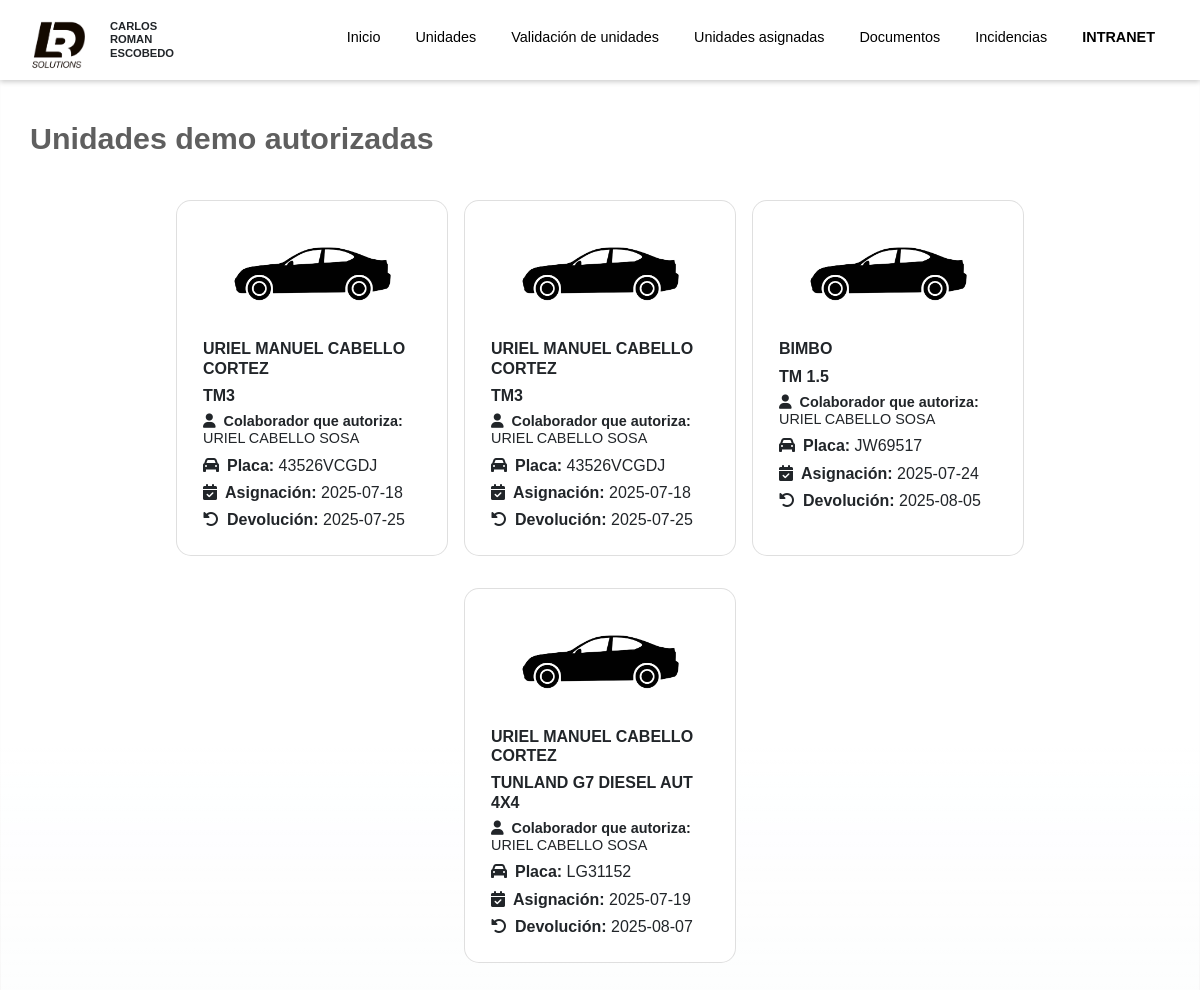
Screenshot of /Cliente/interfaces/proceso_asignacion_demo.php (signed in) with the database file from the repository.
### tables this page shows
CREATE TABLE `colaboradores` (
  `id_colaborador` int(11) NOT NULL,
  `numero_colaborador` varchar(6) DEFAULT NULL,
  `nombre_1` varchar(30) DEFAULT NULL,
  `nombre_2` varchar(30) DEFAULT NULL,
  `nombre_fav` varchar(30) DEFAULT NULL,
  `apellido_paterno` varchar(30) DEFAULT NULL,
  `apellido_materno` varchar(30) DEFAULT NULL,
  `fecha_nacimiento` date DEFAULT NULL,
  `genero` varchar(10) DEFAULT NULL,
  `curp` varchar(18) DEFAULT NULL,
  `nss` varchar(11) DEFAULT NULL,
  `rfc` varchar(13) DEFAULT NULL,
  `id_tipo_estado_civil` int(10) DEFAULT NULL,
  `numero_hijos` int(11) DEFAULT NULL,
  `telefono_personal` varchar(15) DEFAULT NULL,
  `domicilio` text DEFAULT NULL,
  `id_tipo_sangre` int(11) DEFAULT NULL,
  `operaciones_previas` varchar(200) NOT NULL,
  `enfermedades_cronicas` varchar(200) NOT NULL,
  `email_personal` varchar(200) DEFAULT NULL,
  `id_contacto` int(11) DEFAULT NULL,
  `email_corporativo` varchar(70) DEFAULT NULL,
  `email_corporativo_2` varchar(70) DEFAULT NULL,
  `telefono_corporativo` varchar(21) DEFAULT NULL,
  `fecha_ingreso` date DEFAULT NULL,
  `fecha_salida` date DEFAULT NULL,
  `id_empresa` int(11) DEFAULT NULL,
  `id_direccion` int(11) DEFAULT NULL,
  `id_sede` int(11) DEFAULT NULL,
  `id_area` int(11) DEFAULT NULL,
  `id_puesto` int(11) DEFAULT NULL,
  `id_turno_trabajo` int(11) DEFAULT NULL,
  `id_kit_bienvenida` int(11) DEFAULT NULL,
  `id_jefe_directo` int(11) DEFAULT NULL,
  `fecha_alta_imss` date DEFAULT NULL,
  `id_tipo_contrato` int(11) DEFAULT NULL,
  `sueldo_neto` decimal(10,0) DEFAULT NULL,
  `sueldo_bruto` decimal(10,0) DEFAULT NULL,
  `id_tipo_pago` int(11) DEFAULT NULL,
  `id_banco` int(11) DEFAULT NULL,
  `cuenta_bancaria` varchar(20) DEFAULT NULL,
  `clabe_interbancaria` varchar(18) DEFAULT NULL,
  `id_estado_colaborador` int(11) DEFAULT NULL,
  `id_estatus_colaborador` int(11) DEFAULT NULL,
  `fecha_guardado` date DEFAULT NULL,
  `fecha_actualizacion` date DEFAULT NULL,
  `id_colaborador_creacion` int(6) DEFAULT NULL,
  `id_colaborador_ultima_actualizacion` int(11) DEFAULT NULL
);

CREATE TABLE `asignacion_unidad_demo` (
  `id_asignacion_unidad_demo` int(11) NOT NULL,
  `id_unidad` int(11) NOT NULL,
  `id_colaborador_que_asigna` int(11) NOT NULL,
  `id_persona_fisica` int(11) DEFAULT NULL,
  `id_persona_moral` int(11) DEFAULT NULL,
  `fecha_prestamo` date NOT NULL,
  `fecha_devolucion` date NOT NULL,
  `objetivo_prestamo` text DEFAULT NULL,
  `comentarios` text DEFAULT NULL,
  `id_autorizador` int(11) DEFAULT NULL,
  `autorizacion` varchar(20) NOT NULL,
  `id_creador_comodato_demo` int(11) DEFAULT NULL,
  `fecha_creacion_comodato` date DEFAULT NULL,
  `archivo_comodato_sin_firmar` varchar(200) NOT NULL,
  `id_estatus_comodato_demo` int(11) DEFAULT NULL,
  `archivo_comodato_firmado` varchar(200) NOT NULL,
  `motivo_rechazo_comodato` varchar(200) NOT NULL,
  `id_estado_prueba_demo` int(11) DEFAULT NULL
);

CREATE TABLE `personas_fisicas` (
  `id_persona_fisica` int(11) NOT NULL,
  `id_registrador_persona_fisica` int(11) NOT NULL,
  `nombre_1` varchar(100) NOT NULL,
  `nombre_2` varchar(100) NOT NULL,
  `apellido_paterno` varchar(100) NOT NULL,
  `apellido_materno` varchar(100) NOT NULL,
  `genero` varchar(4) NOT NULL,
  `seccion` int(4) NOT NULL,
  `vigencia` varchar(9) NOT NULL,
  `archivo_ine` varchar(200) NOT NULL,
  `curp` varchar(18) NOT NULL,
  `archivo_curp` varchar(200) NOT NULL,
  `rfc` varchar(13) NOT NULL,
  `archivo_rfc` varchar(200) NOT NULL,
  `domicilio` text NOT NULL,
  `archivo_domicilio` varchar(200) NOT NULL
);

CREATE TABLE `modelos` (
  `id_modelo` int(11) NOT NULL,
  `id_marca` int(11) NOT NULL,
  `nombre_modelo` varchar(50) NOT NULL
);

CREATE TABLE `unidades` (
  `id_unidad` int(11) NOT NULL,
  `id_creador_unidad` int(11) DEFAULT NULL,
  `id_modelo` int(11) NOT NULL,
  `id_estado_unidad` int(11) NOT NULL,
  `id_estatus_unidad` int(11) NOT NULL,
  `id_tipo_unidad` int(11) NOT NULL,
  `id_tipo_adquisicion` int(11) NOT NULL,
  `id_sede` int(11) NOT NULL,
  `placa` varchar(20) NOT NULL,
  `vin` varchar(20) NOT NULL,
  `numero_motor` varchar(11) NOT NULL DEFAULT '""',
  `costo_neto` decimal(10,2) NOT NULL,
  `id_color` int(11) NOT NULL,
  `img_unidad` varchar(50) DEFAULT NULL,
  `fecha_adquisicion` date DEFAULT NULL,
  `año_unidad` year(4) NOT NULL,
  `id_arrendadora` int(11) DEFAULT NULL,
  `folio_factura` varchar(200) NOT NULL DEFAULT 'SIN FACTURA',
  `ultimo_kilometraje` decimal(10,2) NOT NULL,
  `ultima_ubicacion` varchar(100) NOT NULL,
  `capacidad_carga` float(10,2) DEFAULT NULL,
  `capacidad_pasajeros` int(11) DEFAULT NULL,
  `id_tipo_combustible` int(11) DEFAULT NULL,
  `id_traccion` int(11) DEFAULT NULL,
  `tipo_carrceria` varchar(100) DEFAULT NULL,
  `numero_puertas` int(11) DEFAULT NULL,
  `numero_asientos` int(11) DEFAULT NULL,
  `id_tipo_caja` int(11) DEFAULT NULL,
  `id_tipo_freno` int(11) DEFAULT NULL,
  `id_tipo_suspencion` int(11) DEFAULT NULL,
  `numero_ejes` int(11) DEFAULT NULL,
  `id_tipo_uso` int(11) DEFAULT NULL,
  `camara_reversa` int(11) DEFAULT NULL,
  `sensores_reversa` int(11) DEFAULT NULL
);

CREATE TABLE `personas_morales` (
  `id_persona_moral` int(11) NOT NULL,
  `id_registrador_persona_moral` int(11) NOT NULL,
  `organizacion_institucion` varchar(100) NOT NULL,
  `identificacion_representante_legal_seccion` varchar(20) NOT NULL,
  `vigencia` varchar(9) NOT NULL,
  `archivo_identificacion_representante_legal` varchar(200) NOT NULL,
  `archivo_poder_representante_legal` varchar(200) NOT NULL,
  `rfc_moral` varchar(12) NOT NULL,
  `archivo_rfc_moral` varchar(200) NOT NULL,
  `domicilio` text NOT NULL,
  `archivo_domiclio_moral` varchar(200) NOT NULL,
  `archivo_escritura_constitutiva` varchar(200) NOT NULL,
  `archivo_escrituras_estatus_sociales` varchar(200) NOT NULL
);

### Servidor/componentes/obtener_unidades_utorizadas_demos.php (the view, shortened to what this page needs)
<?php
include("../../Servidor/conexion.php");
$sqlobtenerunidadesdemoautorizadas = "SELECT unid.img_unidad,
                uda.id_asignacion_unidad_demo,
                uda.id_unidad,
                uda.id_colaborador_que_asigna,
                uda.id_persona_fisica,
                uda.autorizacion,
                pf.id_persona_fisica,
                pf.nombre_1,
                pf.nombre_2,
                pf.apellido_paterno,
                pf.apellido_materno,
                pm.id_persona_moral,
                pm.organizacion_institucion,
                model.nombre_modelo,
                unid.placa,
                uda.fecha_prestamo,
                uda.fecha_devolucion,
                uda.id_colaborador_que_asigna,
                ca.nombre_1 AS nombre1colaborador,
                ca.nombre_2 AS nombre2colaborador,
                ca.apellido_paterno AS apellidopcolaborador,
                ca.apellido_materno AS apellidomcolaborador,
                aud.nombre_1 AS nombre1autorizador,
                aud.nombre_2 AS nombre2autorizador,
                aud.apellido_paterno AS apellidopautorizador,
                aud.apellido_materno AS apellidomautorizador
            FROM asignacion_unidad_demo AS uda
            LEFT JOIN unidades AS unid
            ON uda.id_unidad = unid.id_unidad
            LEFT JOIN modelos AS model
            ON unid.id_modelo = model.id_modelo
            LEFT JOIN personas_fisicas AS pf
            ON uda.id_persona_fisica = pf.id_persona_fisica
            LEFT JOIN personas_morales AS pm
            ON uda.id_persona_moral = pm.id_persona_moral
            LEFT JOIN colaboradores AS aud
            ON uda.id_autorizador = aud.id_colaborador
            INNER JOIN colaboradores AS ca
            ON uda.id_colaborador_que_asigna = ca.id_colaborador
            WHERE uda.autorizacion = 'APROVADO'";
$resultado = $conexion->query($sqlobtenerunidadesdemoautorizadas);
echo '<div id="vistaCards">';
while ($fila = $resultado->fetch_assoc()) {
    if (($fila['id_persona_fisica'] || $fila['id_persona_moral']) && $fila['autorizacion'] === 'APROVADO') {
        $tipo_solicitante = isset($fila['id_persona_fisica']) && $fila['id_persona_fisica'] ? 'fisica' : 'moral';
        echo '<div class="card mb-3 card-solicitante tipo-' . $tipo_solicitante . '">';
        echo '<div class="cardheader">
            <img src="../../Servidor/archivos/imagenes/imagenes_unidades/' . $fila['img_unidad'] . '" onerror="this.src=\'../../Cliente/img/unidades/carro_desconocido.png\'" class="card-img-top img-fluid imgcard" alt="...">
        </div>
        <div class="card-body">';
        if (isset($fila['id_persona_fisica']) && $fila['id_persona_fisica']) {
            echo '<h6 class="card-title"><b>' .
                $fila['nombre_1'] . ' ' . $fila['nombre_2'] . ' ' . $fila['apellido_paterno'] . ' ' . $fila['apellido_materno'] .
                '</b></h6>';
        } elseif (isset($fila['organizacion_institucion'])) {
            echo '<h6 class="card-title"><b>' . $fila['organizacion_institucion'] . '</b></h6>';
        } else {
            echo '<h6 class="card-title text-danger"><b>Sin datos del solicitante</b></h6>';
        }
        echo '<h6 class="card-title"><b>' . $fila['nombre_modelo'] . '</b></h6>
            <h6 class="card-text" style="font-size: 0.9rem;"><i class="fas fa-user me-2"></i><b>Colaborador que autoriza: </b>' . $fila['nombre1autorizador'] . ' ' . $fila['nombre2autorizador'] . ' ' . $fila['apellidopautorizador'] . ' ' . $fila['apellidomautorizador'] . '</h6>
            <h6 class="card-text"><i class="fas fa-car me-2"></i><b>Placa: </b>' . $fila['placa'] . '</h6>
            <h6 class="card-text"><i class="fas fa-calendar-check me-2"></i><b>Asignación: </b>' . $fila['fecha_prestamo'] . '</h6>
            <h6 class="card-text"><i class="fas fa-undo-alt me-2"></i><b>Devolución: </b>' . ($fila['fecha_devolucion'] != '0000-00-00' ? $fila['fecha_devolucion'] : '') .
            '</h6>
        </div>
        </div>';
    }
}
echo '</div>';
?>

### Cliente/interfaces/proceso_asignacion_demo.php (shortened to what this page needs)
<!doctype html>
<html lang="en">
<head>
    <link href="https://cdn.jsdelivr.net/npm/bootstrap@5.1.3/dist/css/bootstrap.min.css" rel="stylesheet">
    <link rel="stylesheet" type="text/css" href="https://cdn.jsdelivr.net/npm/toastify-js/src/toastify.min.css">
    <link rel="stylesheet" href="https://cdnjs.cloudflare.com/ajax/libs/font-awesome/6.0.0-beta3/css/all.min.css">
    <link rel="stylesheet" href="../css/estilos.css?v=1">
</head>
<body>
    <?php
    include("../include/menu.php");
    ?>
    <div class="cuadroblancocontenido">
        <?php include("../modulos/modulo_proceso_asignacion_demo.php"); ?>
    </div>
</body>
</html>

### Cliente/include/menu.php (shortened to what this page needs)
<?php
include_once '../../Servidor/conexion.php';
$colaborador = $_SESSION['id_colaborador'];
$sql = "SELECT id_usuario FROM usuarios WHERE id_colaborador = $colaborador";
$resultado = $conexion->query($sql);
$id_usuario = $resultado->fetch_assoc()['id_usuario'];
$sql = "SELECT id_tipo_usuario FROM usuarios WHERE id_usuario = $id_usuario";
$resultado = $conexion->query($sql);
$id_tipo_usuario = $resultado->fetch_assoc()['id_tipo_usuario'];
?>
<nav class="navbar">
<div class="icono">
    <h5 class="txtnombreusuario"><?php
    include("../include/nombre_icono.php");
    ?></h5>
</div>
    <ul class="menu">
        <?php if ($id_tipo_usuario == 1): ?>
            <li ><a class="menulist" href="inicio.php">Inicio</a></li>
            <li ><a class="menulist" href="unidades.php">Unidades</a></li>
            <li ><a class="menulist" href="validacion_unidades_comodato.php">Validación de unidades</a></li>
            <li ><a class="menulist" href="unidades_asignadas.php">Unidades asignadas</a></li>
            <li ><a class="menulist" href="documentos.php">Documentos</a></li>
            <li ><a class="menulist" href="incidencias.php">Incidencias</a></li>
        <?php elseif ($id_tipo_usuario == 4):  ?>
            <li ><a class="menulist" href="inicio.php">Inicio</a></li>
            <li ><a class="menulist" href="unidades.php">Unidades</a></li>
            <li ><a class="menulist" href="unidades_demo_asignadas.php">Unidades demo asignadas</a></li>
        <?php elseif ($id_tipo_usuario == 2):  ?>
            <li ><a class="menulist" href="inicio.php">Inicio</a></li>
            <li ><a class="menulist" href="historial_comodatos.php">Historial de COMODATOS</a></li>
            <li ><a class="menulist" href="comodatos.php">COMODATOS</a></li>
        <?php elseif ($id_tipo_usuario == 7): ?>
            <li ><a class="menulist" href="inicio.php">Inicio</a></li>
            <li ><a class="menulist" href="autorizaciones_demos_personas_fisicas.php">Autorizaciones</a></li>
            <li ><a class="menulist" href="unidades_autorizadas.php">Unidades autorizadas</a></li>
        <?php elseif ($id_tipo_usuario == 9): ?>
            <li ><a class="menulist" href="inicio.php">Inicio</a></li>
            <li ><a class="menulist" href="pruebas_demos.php">Pruebas</a></li>
            <li ><a class="menulist" href="resultados_finales_pruebas_demos.php">Resultados finales</a></li>
        <?php endif; ?>
        <li ><a class="menulist" href="http://localhost/intranet/LDRHSystem/Cliente/interfaces/Inicio.php"><strong>INTRANET</strong></a></li>
    </ul>
</nav>

### Cliente/include/nombre_icono.php
<div  >
    <p>
                    <?php include('../../Servidor/sesiones/obtener_nombre_icono.php')?>
            </p>
</div>

### Servidor/sesiones/obtener_nombre_icono.php (shortened to what this page needs)
<?php
include("../../Servidor/conexion.php");
$id_colaborador = $_SESSION['id_colaborador'];
$sql = "SELECT nombre_fav, apellido_paterno, apellido_materno FROM colaboradores WHERE id_colaborador = $id_colaborador";
$resultado = $conexion->query($sql);
if ($resultado->num_rows > 0) {
    $fila = $resultado->fetch_assoc();
    echo $fila['nombre_fav'] . " " . $fila['apellido_paterno'] . " " . $fila['apellido_materno'];
}

### Cliente/modulos/modulo_proceso_asignacion_demo.php (shortened to what this page needs)
<div class="contenedormisunidades">
    <h5 class="titulosletrasunidadescliente text-nowrap">Unidades demo autorizadas</h5>
    <div class="contenedorcardunidadescliente">
        <?php include("../../Servidor/componentes/obtener_unidades_utorizadas_demos.php"); ?>
</div>

### Cliente/css/estilos.css (style rules this page uses)
.cuadroblancocontenido { position: absolute; top: 0px; left: 0px; width: 100%; height: 100%; background: linear-gradient(to bottom, rgba(255, 255, 255, 0.966) 75%, rgba(255, 255, 255, 0.884) 100%); overflow-y: scroll; }
* { margin: 0; padding: 0; box-sizing: border-box; }
body { font-family: Arial, sans-serif; padding-top: 60px; }
.navbar { width: 100%; height: 80px; background: white; position: fixed; top: 0; left: 0; padding: 20px 30px; display: flex; align-items: center; justify-content: space-between; box-shadow: 0 2px 5px rgba(0, 0, 0, 0.2); z-index: 1000; }
.icono, .txtnombreusuario { position: relative; }
.icono { width: 55px; height: 50px; background-image: url("../img/LDR_LOGO.png"); background-size: cover; display: inline-block; }
.txtnombreusuario { font-weight: bold; font-size: 0.7rem; padding-left: 80px; }
.menu { list-style: none; display: flex; gap: 5px; }
.menu li { list-style: none; }
.menu a { text-decoration: none; color: black; font-size: 0.9rem; padding: 10px 15px; border-radius: 5px; transition: background-color 0.3s ease; }
.contenedormisunidades { position: relative; padding-top: 100px; }
.titulosletrasunidadescliente { padding-top: 20px; padding-left: 30px; font-weight: bold; font-size: 1.9rem; color: rgb(95, 95, 95); font-weight: bold; animation: slide-in 0.5s ease-out forwards; }
.contenedorcardunidadescliente { padding-top: 20px; padding-left: 30px; padding-right: 30px; display: flex; align-items: center; justify-content: center; flex-wrap: wrap; gap: 20px; }
.card { padding: 10px; padding-top: 20px; width: 17rem; height: auto; transition: all 0.2s ease; border-radius: 15px; }
.card-body { transition: all 0.2s ease; }
#vistaCards { display: flex; flex-wrap: wrap; justify-content: center; gap: 1rem; padding: 1rem; }
.imgcard { display: block; margin-left: auto; margin-right: auto; max-width: 170px; max-height: 180px; border-radius: 15px; }

### rows the page displays
colaboradores: nombre_fav "CARLOS", apellido_paterno "ROMAN", apellido_materno "ESCOBEDO"
asignacion_unidad_demo: id_persona_fisica.nombre_1 "URIEL", id_persona_fisica.nombre_2 "MANUEL", id_persona_fisica.apellido_paterno "CABELLO", id_persona_fisica.apellido_materno "CORTEZ", modelos.nombre_modelo "TM3", colaboradores.nombre_1 "URIEL", colaboradores.apellido_paterno "CABELLO", colaboradores.apellido_materno "SOSA", id_unidad.placa "43526VCGDJ", fecha_prestamo "2025-07-18", fecha_devolucion "2025-07-25"
asignacion_unidad_demo: id_persona_fisica.nombre_1 "URIEL", id_persona_fisica.nombre_2 "MANUEL", id_persona_fisica.apellido_paterno "CABELLO", id_persona_fisica.apellido_materno "CORTEZ", modelos.nombre_modelo "TM3", colaboradores.nombre_1 "URIEL", colaboradores.apellido_paterno "CABELLO", colaboradores.apellido_materno "SOSA", id_unidad.placa "43526VCGDJ", fecha_prestamo "2025-07-18", fecha_devolucion "2025-07-25"
asignacion_unidad_demo: id_persona_moral.organizacion_institucion "BIMBO", modelos.nombre_modelo "TM 1.5", colaboradores.nombre_1 "URIEL", colaboradores.apellido_paterno "CABELLO", colaboradores.apellido_materno "SOSA", id_unidad.placa "JW69517", fecha_prestamo "2025-07-24", fecha_devolucion "2025-08-05"
asignacion_unidad_demo: id_persona_fisica.nombre_1 "URIEL", id_persona_fisica.nombre_2 "MANUEL", id_persona_fisica.apellido_paterno "CABELLO", id_persona_fisica.apellido_materno "CORTEZ", modelos.nombre_modelo "TUNLAND G7 DIESEL AUT 4X4", colaboradores.nombre_1 "URIEL", colaboradores.apellido_paterno "CABELLO", colaboradores.apellido_materno "SOSA", id_unidad.placa "LG31152", fecha_prestamo "2025-07-19", fecha_devolucion "2025-08-07"
